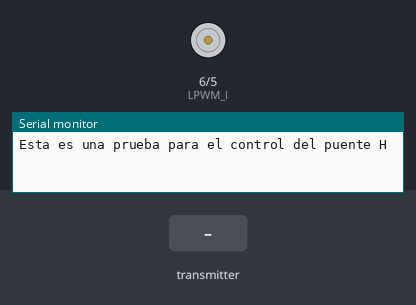
A sketch run on a simulated Arduino Uno, built with avr-gcc and run on an emulated ATmega328P. Shown: motor-driver pin pairs drawn as motors (green arrow = first pin HIGH = forward, orange = second pin HIGH = backward, longer = more drive), the last lines printed to the serial monitor. The test bench sets the inputs (shaded band). No radio packets arrive unless stated.

Above: at 1.2 s.
1.3 s: the transmitter starts sending dato1 = 1023
At 2.1 s:
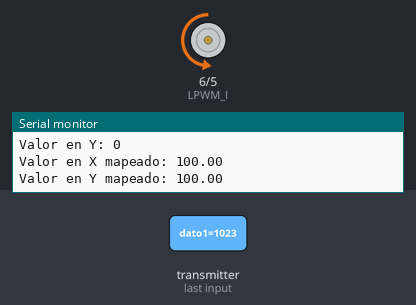
2.9 s: the transmitter starts sending dato2 = 1023
At 3.6 s:
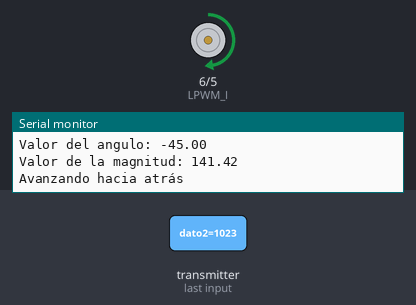
4.6 s: the transmitter starts sending dato2 = 256
At 5.5 s:
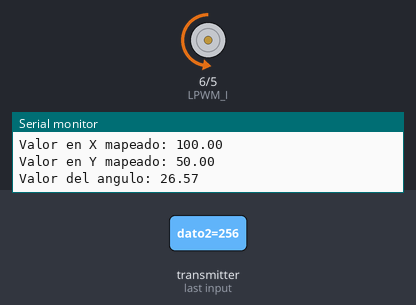
Timing chart, 0 to 7.6 s (numbered marks = the images above; inputs shaded):
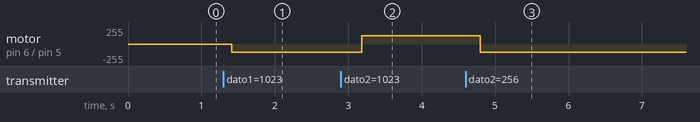

Measured:
- after the input at 1.3 s, motor on pin 6 (LPWM_I) / pin 5 (RPWM_I): stopped → backward 127/255 after 0.11 s
- after the input at 2.9 s, motor on pin 6 (LPWM_I) / pin 5 (RPWM_I): backward 127/255 → forward 127/255 after 0.28 s
- after the input at 4.6 s, motor on pin 6 (LPWM_I) / pin 5 (RPWM_I): forward 127/255 → backward 127/255 after 0.20 s

The sketch:

motor_RX.ino
```cpp
/*
UNAM SPACE - Sistema de Telecomonicaciones
Integrantes: Pablo (líder), Johusa, Alejandra, Eder, Homero
FUNCION DEL CÓDIGO: Recibir datos con los NRF24 usando un payload completo
*/

//________________________________________________________________________________________________________________________
//LIBRERIAS PARA EL USO DEL NRF24
#include <SPI.h> //Protocolo de comunicacion para comunicarse bidireccionalmente usando relojs y seleccion de Master Slave
#include <RF24.h> //lIBRERIA DE nrf24

//CONFIGURACIÓN PARA RECEPCIÓN
RF24 radio(9, 10); // Configura los pines CE y CSN
const byte direccion_transmisor[6] = "00001"; // Dirección del receptor
//________________________________________________________________________________________________________________________

//VARIABLES PARA LOS VALORES LEÍDOS EN EL JOYSTICK
int valorX = 0; // Variable para almacenar el valor de X
int valorY = 0; // Variable para almacenar el valor de Y
bool boton = false; // Variable para validar el estado del botón

//PINES PWN
int RPWM_I = 5;
int LPWM_I = 6;
//int RPWM_D = 5;
//int LPWM_D= 6;

/*
//VARIABLES PARA PUENTE H y Motores
int MotorIzquierdoAdelante  = 3; //pin Digital
int MotorIzquierdoAtras     = 4; //pin Digital
int MotorDerechoAdelante    = 7; //pin Digital
int MotorDerechoAtras       = 8; //pin Digital
int pinVelocidadDerecha     = 6; //pin PWM
int pinVelocidadIzquierda   = 5; //pin PWM
int velocidad = 125;//velocidad motores(0-255)
*/
//________________________________________________________________________________________________________________________

//Creamos una estructura de datos para transmitir los datos a tarvés del Payload
//Tamaño máximo del Payload = 32 bytes
struct Datos{
  int dato1;
  int dato2;
  bool dato3;
  };

int i = 0; //CONTADOR DE INTERACCIONES

//------------------------------------------------------------------------------------------------------------------------
void setup() {
  Serial.begin(9600);
  //activar señales del puente h
  /*
  pinMode(MotorIzquierdoAdelante,OUTPUT);
  pinMode(MotorDerechoAdelante,OUTPUT);
  pinMode(MotorIzquierdoAtras,OUTPUT);
  pinMode(MotorDerechoAtras,OUTPUT);
  */

  pinMode(RPWM_I,OUTPUT);
  pinMode(LPWM_I,OUTPUT);
  //pinMode(RPWM_D,OUTPUT);
  //pinMode(LPWM_D,OUTPUT);

  Serial.println("Esta es una prueba para el control del puente H");
  radio.begin();
  radio.openReadingPipe(1, direccion_transmisor);
  radio.startListening();
}

//------------------------------------------------------------------------------------------------------------------------
void loop() {
  if (radio.available()) {
    Datos datos;
    // Lee los datos recibidos
    radio.read(&datos, sizeof(datos));
    //Extraemos los valores de la estructura y los asignamos a cada variable reservada
    valorX = datos.dato1;
    valorY = datos.dato2;
    boton = datos.dato3;

    //Punto de Prueba 1
    Serial.print("Valor en X: ");
    Serial.println(valorX);
    Serial.print("Valor en Y: ");
    Serial.println(valorY);

    // Mapea los valores leídos  para acomodarlos en el intervalo [-100, 100]
    float mappedX = map(valorX, 0, 1023, -100, 100);
    float mappedY = map(valorY, 0, 1023, 100, -100);

    //Punto de Prueba 2
    Serial.print("Valor en X mapeado: ");
    Serial.println(mappedX);
    Serial.print("Valor en Y mapeado: ");
    Serial.println(mappedY);

    // Calcula el ángulo utilizando la función atan2()
    float ang = atan2(mappedY, mappedX) * (180.0 / PI); // Convierte el ángulo a grados
    float magnitud = sqrt(pow(mappedY,2)+pow(mappedX,2));

    //Punto de Prueba 3
    Serial.print("Valor del angulo: ");
    Serial.println(ang);
    Serial.print("Valor de la magnitud: ");
    Serial.println(magnitud);

    // Envía las coordenadas del joystick en el formato [a, b]

    /*
    Serial.print("La úbicación del Joystick es: [");
    Serial.print(mappedX);
    Serial.print(",");
    Serial.print(mappedY);
    Serial.println("]");
    Serial.print("El ánngulo del Joystick es: ");
    Serial.println(ang);
    Serial.print("La magnitud del vector es: ");
    Serial.println(magnitud);
    Serial.print("El estado del botón es: ");
    Serial.println(boton);
    Serial.println("----------------");
    //delay(1000);
    */

    if(mappedX > 0 && mappedX < 31 && mappedY > -30 && mappedY < 0){
      carroDetenido();
    }else if(mappedX > 0 && mappedY > 1){
      carroAvanzaAdelante();
    }else if(mappedX > 0 && mappedY < -30){
      carroAvanzaAtras();
    }


    /*
    if (ang == 0 && mappedX == 1 && mappedY == 0) {
      carroDetenido();
    } else if (ang == 0 && mappedX == 100 && mappedY == 0) {
      carroGiraDerecha();
    } else if (ang > 0 && mappedX == -100 && mappedY == 0) {
      carroGiraIzquierda();
    } else if (ang > 0 && ang < 180) {
      carroAvanzaAdelante();
    } else if (ang < 0) {
      carroAvanzaAtras();
    }
    */

    /*
    Serial.print("Interacción #");
    Serial.println(i);
    Serial.print("Valor en X: ");
    Serial.println(valorX);
    Serial.print("Valor en Y: ");
    Serial.println(valorY);
    Serial.print("Valor Botón: ");
    Serial.println(boton);
    i = i + 1;
    */
  }
}

//--------------- FUNCIONES PARA EL CONTROL DE MOTORESV ---------------------------------------

void carroAvanzaAdelante(){

    Serial.println("Avanzando hacia adelante");
    analogWrite(RPWM_I, 127);
    analogWrite(LPWM_I, 0);
    //analogWrite(RPWM_D, 127);
    //analogWrite(LPWM_D, 0);

    /*
    Serial.println("avanzando hacia adelante");
    digitalWrite(MotorDerechoAdelante,HIGH);
    digitalWrite(MotorIzquierdoAdelante,HIGH);
    digitalWrite(MotorDerechoAtras,LOW);
    digitalWrite(MotorIzquierdoAtras,LOW);
    //delay(1000);
    */
  }

void carroAvanzaAtras(){

    Serial.println("Avanzando hacia atrás");
    analogWrite(RPWM_I, 0);
    analogWrite(LPWM_I, 127);
    //analogWrite(RPWM_D, 0);
    //analogWrite(LPWM_D, 127);

    /*
    Serial.println("avanzando hacia atras");
    digitalWrite(MotorDerechoAdelante,LOW);
    digitalWrite(MotorIzquierdoAdelante,LOW);
    digitalWrite(MotorDerechoAtras,HIGH);
    digitalWrite(MotorIzquierdoAtras,HIGH);
    //delay(1000);
    */
  }

void carroDetenido(){

    Serial.println("Rover Detenido");
    analogWrite(RPWM_I, 0);
    analogWrite(LPWM_I, 0);
    //analogWrite(RPWM_D, 0);
    //analogWrite(LPWM_D, 0);
  }

/*
void carroGiraDerecha(){
    Serial.println("girando a la derecha");
    digitalWrite(MotorDerechoAdelante,LOW);
    digitalWrite(MotorIzquierdoAdelante,HIGH);
    digitalWrite(MotorDerechoAtras,HIGH);
    digitalWrite(MotorIzquierdoAtras,LOW);
    digitalWrite(13,HIGH);
  }


void carroGiraIzquierda(){
    Serial.println("girando a la izquierda");
    digitalWrite(MotorDerechoAdelante,HIGH);
    digitalWrite(MotorIzquierdoAdelante,LOW);
    digitalWrite(MotorDerechoAtras,LOW);
    digitalWrite(MotorIzquierdoAtras,HIGH);
    digitalWrite(13,LOW);
  }

void carroDetenido(){
    Serial.println("automovil detenido");
    digitalWrite(MotorDerechoAdelante,LOW);
    digitalWrite(MotorIzquierdoAdelante,LOW);
    digitalWrite(MotorDerechoAtras,LOW);
    digitalWrite(MotorIzquierdoAtras,LOW);
  }


void pruebaMotores(){
    Serial.println("automovil detenido");
    digitalWrite(MotorDerechoAdelante,HIGH);
    digitalWrite(MotorIzquierdoAdelante,LOW);
    digitalWrite(MotorDerechoAtras,HIGH);
    digitalWrite(MotorIzquierdoAtras,LOW);
    delay(200);
    velocidad = velocidad+1;
    if (velocidad == 250){
      velocidad = 0;
      }
  }*/
```
